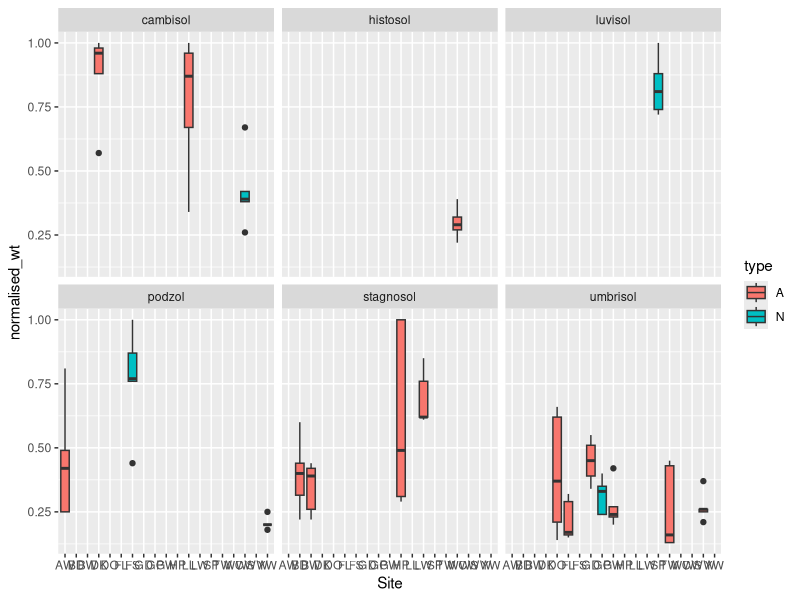

The R script that drew this image: (Note: this script raises an error after producing the figure.)
#look at soil density for soil ring density readings

setwd("C:/dev/code/Reading/Woods2019/Code")
#get data
library(ggplot2)
library(dplyr)
library(tidyr)
library(data.table)
data = read.csv("../data/soil_density.csv", header = TRUE, stringsAsFactors = FALSE)
                

#grouped by Site or soil
boxplot = ggplot(data, aes(x = Site, y = normalised_wt))+
  geom_boxplot(aes(fill = Site))+
  facet_grid(Site~soil)

boxplot = ggplot(data, aes(x = Site, y = normalised_wt))+
  geom_boxplot(aes(fill = soil))+
  facet_wrap(~type)

boxplot = ggplot(data, aes(x = Site, y = normalised_wt))+
  geom_boxplot(aes(fill = type))+
  facet_wrap(~soil)

#look at some clustering, but use a gower distance for categoricals - type and soil
library(cluster)
gower_distance = daisy(woods[,c])

df = data%>%select('site_total','soil')
df = df[complete.cases(df),]

ggplot(df,aes(x = soil, y = site_total))+
  geom_violin()
